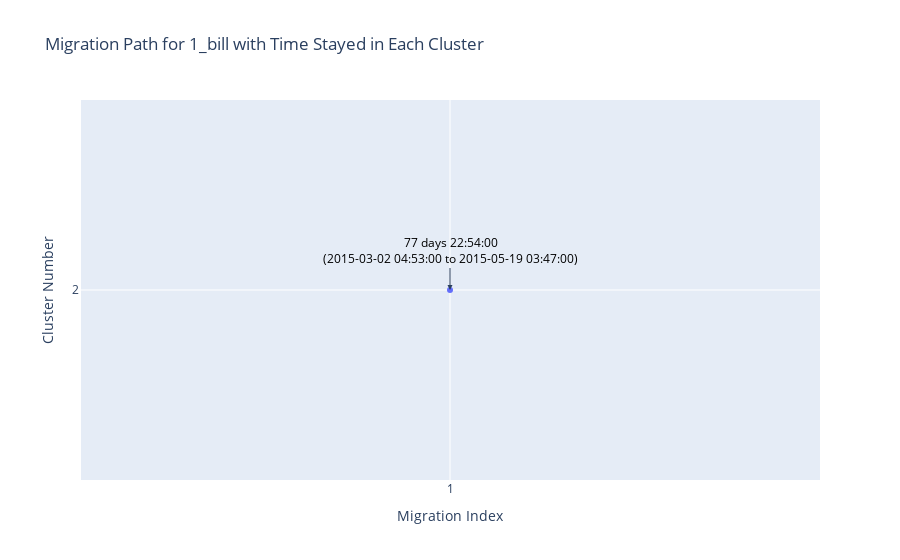
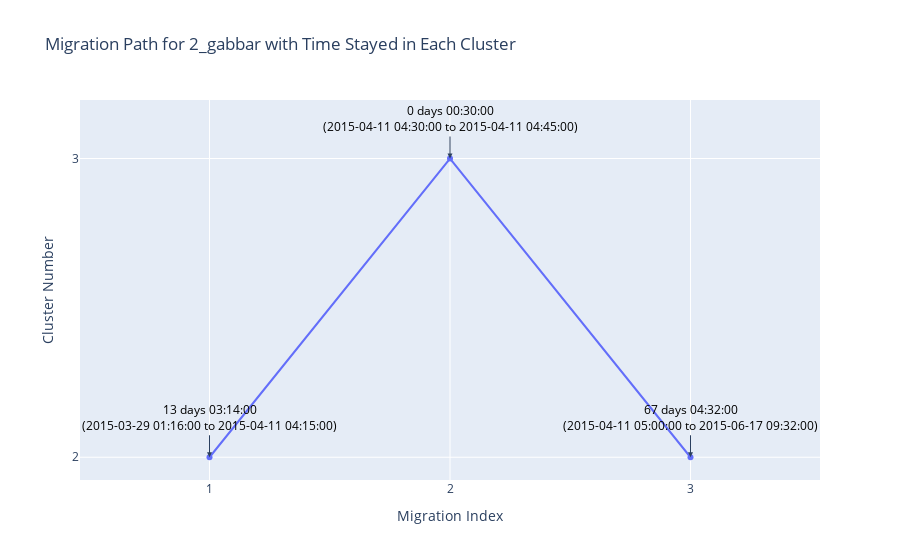
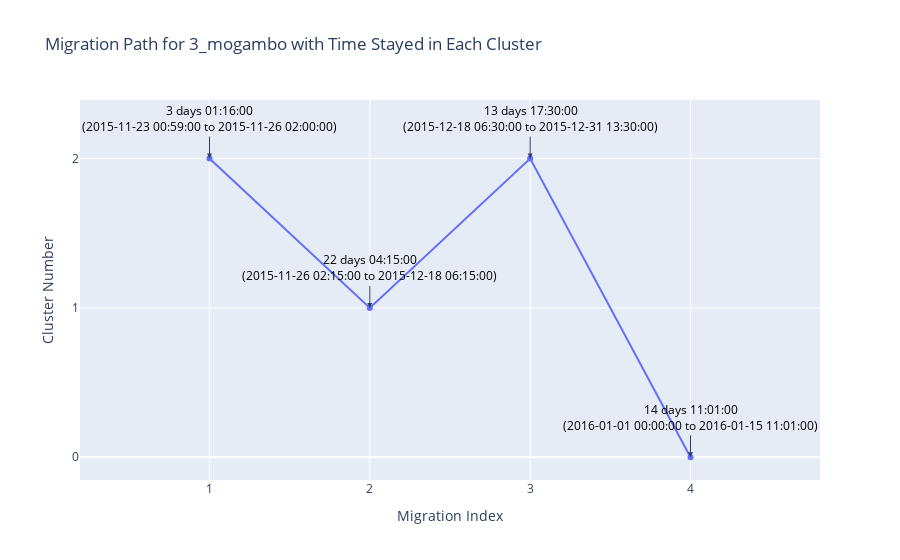
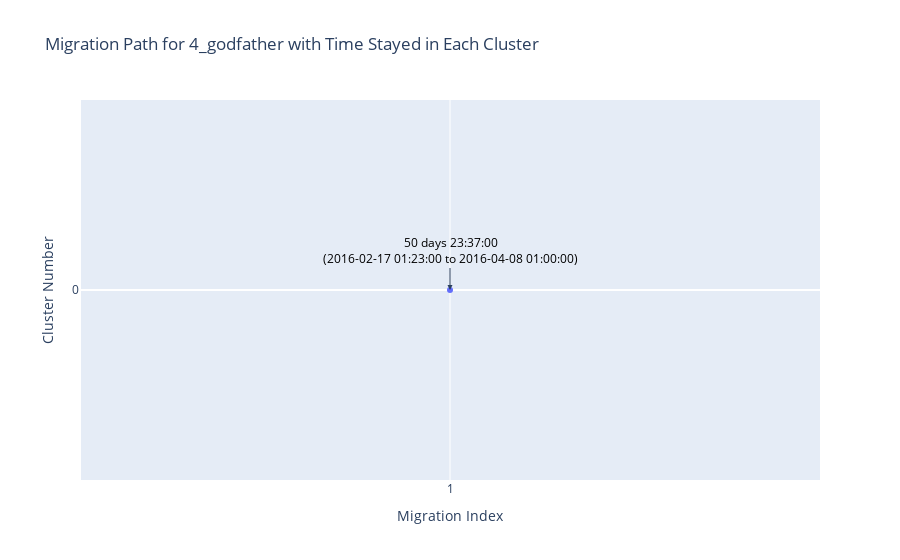

The notebook cell saved with these charts, in order:
### Markdown cell above
## USE OF PLOT TO VISUALIZE MOVEMENT OF BIRDS

### Code cell
import pandas as pd
import plotly.express as px

# Load data from CSV file
migration_df = pd.read_csv('./insights/migration.csv')

# Loop through each unique bird identifier
for bird_id in migration_df['individual-local-identifier'].unique():
    # Filter the data for the current bird
    bird_df = migration_df[migration_df['individual-local-identifier'] == bird_id]
    
    # Create a line plot for the current bird
    fig = px.line(
        bird_df,
        x='migration_index',
        y='cluster',
        markers=True,
        title=f'Migration Path for {bird_id} with Time Stayed in Each Cluster',
        hover_data={
            'time_spent': True,  # Show time spent
            'start_date': True,  # Show start date
            'end_date': True     # Show end date
        }
    )

    # Add annotations for time spent with start and end dates
    for i, row in bird_df.iterrows():
        fig.add_annotation(
            x=row['migration_index'],
            y=row['cluster'],
            text=f"{row['time_spent']}<br>({row['start_date']} to {row['end_date']})",  # Include time spent and date range
            showarrow=True,
            arrowhead=2,
            ax=0,
            ay=-40,
            font=dict(color='black')
        )

    # Update layout for the plot
    fig.update_layout(
        xaxis_title='Migration Index',
        yaxis_title='Cluster Number',
        xaxis=dict(
            tickvals=bird_df['migration_index'],  # Ensure only migration index values are shown on x-axis
            dtick=1  # Set x-axis ticks to a unit of 1
        ),
        yaxis=dict(tickvals=bird_df['cluster']),  # Ensure only cluster numbers are shown on y-axis
        showlegend=False
    )

    # Show the plot for the current bird
    fig.show()

### Figure 1 — Plotly figure (JSON) as saved in the notebook; plotly's stock layout.template omitted (floating-point values rounded to 4 significant figures)
{"data": [{"customdata": [["77 days 22:54:00", "2015-03-02 04:53:00", "2015-05-19 03:47:00"]], "hovertemplate": "migration_index=%{x}<br>cluster=%{y}<br>time_spent=%{customdata[0]}<br>start_date=%{customdata[1]}<br>end_date=%{customdata[2]}<extra></extra>", "legendgroup": "", "line": {"color": "#636efa", "dash": "solid"}, "marker": {"symbol": "circle"}, "mode": "lines+markers", "name": "", "orientation": "v", "showlegend": false, "type": "scatter", "x": [1], "xaxis": "x", "y": [2], "yaxis": "y"}], "layout": {"annotations": [{"arrowhead": 2, "ax": 0, "ay": -40, "font": {"color": "black"}, "showarrow": true, "text": "77 days 22:54:00<br>(2015-03-02 04:53:00 to 2015-05-19 03:47:00)", "x": 1, "y": 2}], "legend": {"tracegroupgap": 0}, "showlegend": false, "title": {"text": "Migration Path for 1_bill with Time Stayed in Each Cluster"}, "xaxis": {"anchor": "y", "domain": [0, 1], "dtick": 1, "tickvals": [1], "title": {"text": "Migration Index"}}, "yaxis": {"anchor": "x", "domain": [0, 1], "tickvals": [2], "title": {"text": "Cluster Number"}}}}

### Figure 2 — Plotly figure (JSON) as saved in the notebook; plotly's stock layout.template omitted (floating-point values rounded to 4 significant figures)
{"data": [{"customdata": [["13 days 03:14:00", "2015-03-29 01:16:00", "2015-04-11 04:15:00"], ["0 days 00:30:00", "2015-04-11 04:30:00", "2015-04-11 04:45:00"], ["67 days 04:32:00", "2015-04-11 05:00:00", "2015-06-17 09:32:00"]], "hovertemplate": "migration_index=%{x}<br>cluster=%{y}<br>time_spent=%{customdata[0]}<br>start_date=%{customdata[1]}<br>end_date=%{customdata[2]}<extra></extra>", "legendgroup": "", "line": {"color": "#636efa", "dash": "solid"}, "marker": {"symbol": "circle"}, "mode": "lines+markers", "name": "", "orientation": "v", "showlegend": false, "type": "scatter", "x": [1, 2, 3], "xaxis": "x", "y": [2, 3, 2], "yaxis": "y"}], "layout": {"annotations": [{"arrowhead": 2, "ax": 0, "ay": -40, "font": {"color": "black"}, "showarrow": true, "text": "13 days 03:14:00<br>(2015-03-29 01:16:00 to 2015-04-11 04:15:00)", "x": 1, "y": 2}, {"arrowhead": 2, "ax": 0, "ay": -40, "font": {"color": "black"}, "showarrow": true, "text": "0 days 00:30:00<br>(2015-04-11 04:30:00 to 2015-04-11 04:45:00)", "x": 2, "y": 3}, {"arrowhead": 2, "ax": 0, "ay": -40, "font": {"color": "black"}, "showarrow": true, "text": "67 days 04:32:00<br>(2015-04-11 05:00:00 to 2015-06-17 09:32:00)", "x": 3, "y": 2}], "legend": {"tracegroupgap": 0}, "showlegend": false, "title": {"text": "Migration Path for 2_gabbar with Time Stayed in Each Cluster"}, "xaxis": {"anchor": "y", "domain": [0, 1], "dtick": 1, "tickvals": [1, 2, 3], "title": {"text": "Migration Index"}}, "yaxis": {"anchor": "x", "domain": [0, 1], "tickvals": [2, 3, 2], "title": {"text": "Cluster Number"}}}}

### Figure 3 — Plotly figure (JSON) as saved in the notebook; plotly's stock layout.template omitted (floating-point values rounded to 4 significant figures)
{"data": [{"customdata": [["3 days 01:16:00", "2015-11-23 00:59:00", "2015-11-26 02:00:00"], ["22 days 04:15:00", "2015-11-26 02:15:00", "2015-12-18 06:15:00"], ["13 days 17:30:00", "2015-12-18 06:30:00", "2015-12-31 13:30:00"], ["14 days 11:01:00", "2016-01-01 00:00:00", "2016-01-15 11:01:00"]], "hovertemplate": "migration_index=%{x}<br>cluster=%{y}<br>time_spent=%{customdata[0]}<br>start_date=%{customdata[1]}<br>end_date=%{customdata[2]}<extra></extra>", "legendgroup": "", "line": {"color": "#636efa", "dash": "solid"}, "marker": {"symbol": "circle"}, "mode": "lines+markers", "name": "", "orientation": "v", "showlegend": false, "type": "scatter", "x": [1, 2, 3, 4], "xaxis": "x", "y": [2, 1, 2, 0], "yaxis": "y"}], "layout": {"annotations": [{"arrowhead": 2, "ax": 0, "ay": -40, "font": {"color": "black"}, "showarrow": true, "text": "3 days 01:16:00<br>(2015-11-23 00:59:00 to 2015-11-26 02:00:00)", "x": 1, "y": 2}, {"arrowhead": 2, "ax": 0, "ay": -40, "font": {"color": "black"}, "showarrow": true, "text": "22 days 04:15:00<br>(2015-11-26 02:15:00 to 2015-12-18 06:15:00)", "x": 2, "y": 1}, {"arrowhead": 2, "ax": 0, "ay": -40, "font": {"color": "black"}, "showarrow": true, "text": "13 days 17:30:00<br>(2015-12-18 06:30:00 to 2015-12-31 13:30:00)", "x": 3, "y": 2}, {"arrowhead": 2, "ax": 0, "ay": -40, "font": {"color": "black"}, "showarrow": true, "text": "14 days 11:01:00<br>(2016-01-01 00:00:00 to 2016-01-15 11:01:00)", "x": 4, "y": 0}], "legend": {"tracegroupgap": 0}, "showlegend": false, "title": {"text": "Migration Path for 3_mogambo with Time Stayed in Each Cluster"}, "xaxis": {"anchor": "y", "domain": [0, 1], "dtick": 1, "tickvals": [1, 2, 3, 4], "title": {"text": "Migration Index"}}, "yaxis": {"anchor": "x", "domain": [0, 1], "tickvals": [2, 1, 2, 0], "title": {"text": "Cluster Number"}}}}

### Figure 4 — Plotly figure (JSON) as saved in the notebook; plotly's stock layout.template omitted (floating-point values rounded to 4 significant figures)
{"data": [{"customdata": [["50 days 23:37:00", "2016-02-17 01:23:00", "2016-04-08 01:00:00"]], "hovertemplate": "migration_index=%{x}<br>cluster=%{y}<br>time_spent=%{customdata[0]}<br>start_date=%{customdata[1]}<br>end_date=%{customdata[2]}<extra></extra>", "legendgroup": "", "line": {"color": "#636efa", "dash": "solid"}, "marker": {"symbol": "circle"}, "mode": "lines+markers", "name": "", "orientation": "v", "showlegend": false, "type": "scatter", "x": [1], "xaxis": "x", "y": [0], "yaxis": "y"}], "layout": {"annotations": [{"arrowhead": 2, "ax": 0, "ay": -40, "font": {"color": "black"}, "showarrow": true, "text": "50 days 23:37:00<br>(2016-02-17 01:23:00 to 2016-04-08 01:00:00)", "x": 1, "y": 0}], "legend": {"tracegroupgap": 0}, "showlegend": false, "title": {"text": "Migration Path for 4_godfather with Time Stayed in Each Cluster"}, "xaxis": {"anchor": "y", "domain": [0, 1], "dtick": 1, "tickvals": [1], "title": {"text": "Migration Index"}}, "yaxis": {"anchor": "x", "domain": [0, 1], "tickvals": [0], "title": {"text": "Cluster Number"}}}}
